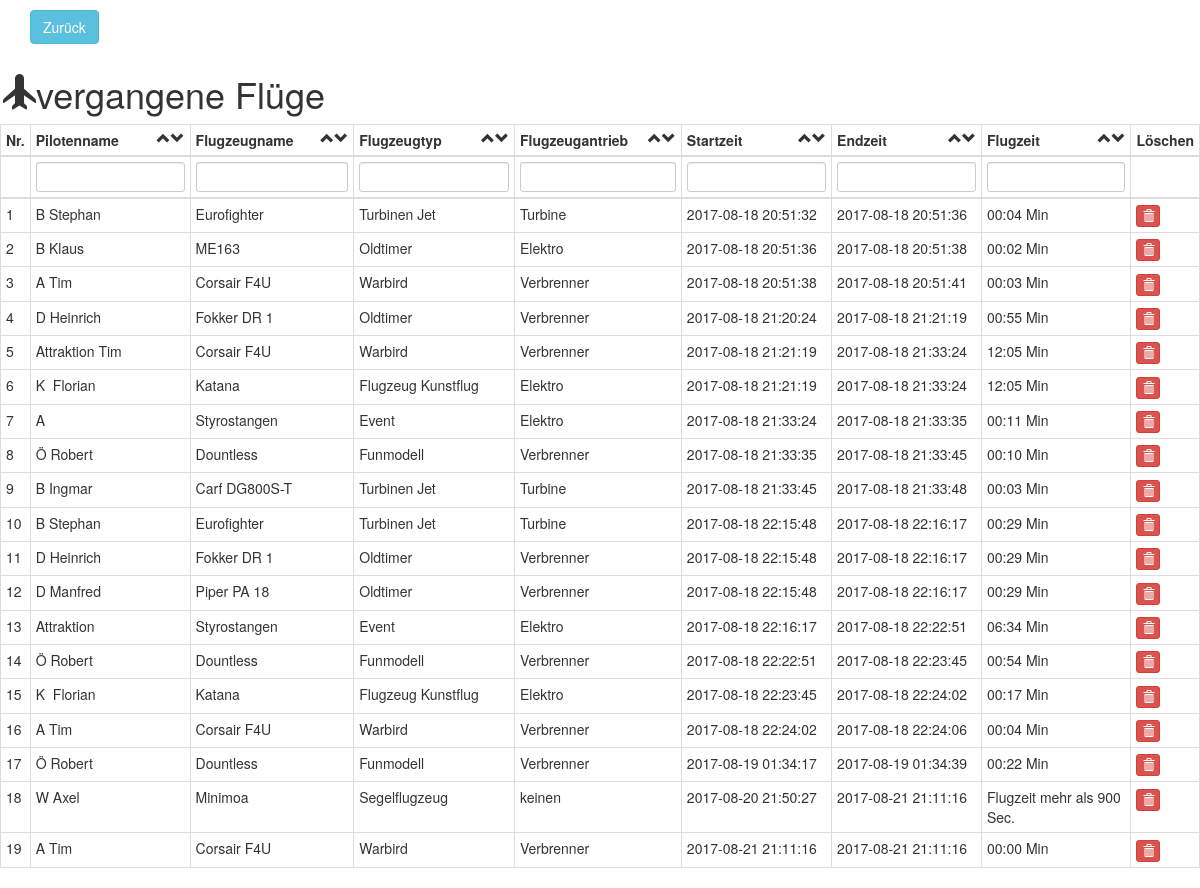
The app's page /admin/history.php with its own data.
### tables this page shows
CREATE TABLE `history` (
  `history_id` int(11) NOT NULL,
  `history_piloten_id` int(100) NOT NULL,
  `history_name` varchar(100) NOT NULL,
  `history_vorname` varchar(100) NOT NULL,
  `history_name_f` text NOT NULL,
  `history_name_ft` text NOT NULL,
  `history_name_fa` text NOT NULL,
  `history_starttime` datetime NOT NULL,
  `history_stoptime` datetime NOT NULL
);

### admin/config_file.php (called while the page is built)
<?php
	$sql_config = 'SELECT * FROM einstellungen ORDER BY name_s asc;';
	foreach ($pdo->query($sql_config) as $row) {
		$einstellung[$row['name_s']] = $row['value_s'];
	}
?>

### admin/history.php (the view, shortened to what this page needs)
<?php
	$pdo = Database::connect();
	$pdo->setAttribute(PDO::ATTR_ERRMODE, PDO::ERRMODE_EXCEPTION);
	require 'config_file.php';
?>
<!DOCTYPE html>
<html lang="en">
<head>
    <link   href="../css/bootstrap.min.css" rel="stylesheet">
</head>
<body>
    <div class="container">
<p><a href="index.php" class="btn btn-info">Zurück</a></p>
  <div class="row">
  <div class="col-sm-14">
    <div class="row">
      <div class="col-xs-14">
        		<h1><span class="glyphicon glyphicon-plane"></span>vergangene Flüge</h1>
				<table class="js-dynamitable     table table-bordered table-condensed">
		              <thead>
		                <tr>
                          <th>Nr.</th>
                          <th>Pilotenname  <span class="js-sorter-desc     glyphicon glyphicon-chevron-down pull-right"></span> <span class="js-sorter-asc     glyphicon glyphicon-chevron-up pull-right"></span> </th>
                          <th>Flugzeugname  <span class="js-sorter-desc     glyphicon glyphicon-chevron-down pull-right"></span> <span class="js-sorter-asc     glyphicon glyphicon-chevron-up pull-right"></span> </th>
                          <th>Flugzeugtyp  <span class="js-sorter-desc     glyphicon glyphicon-chevron-down pull-right"></span> <span class="js-sorter-asc     glyphicon glyphicon-chevron-up pull-right"></span> </th>
                          <th>Flugzeugantrieb  <span class="js-sorter-desc     glyphicon glyphicon-chevron-down pull-right"></span> <span class="js-sorter-asc     glyphicon glyphicon-chevron-up pull-right"></span> </th>
                          <th>Startzeit  <span class="js-sorter-desc     glyphicon glyphicon-chevron-down pull-right"></span> <span class="js-sorter-asc     glyphicon glyphicon-chevron-up pull-right"></span> </th>
                          <th>Endzeit  <span class="js-sorter-desc     glyphicon glyphicon-chevron-down pull-right"></span> <span class="js-sorter-asc     glyphicon glyphicon-chevron-up pull-right"></span> </th>
                          <th>Flugzeit  <span class="js-sorter-desc     glyphicon glyphicon-chevron-down pull-right"></span> <span class="js-sorter-asc     glyphicon glyphicon-chevron-up pull-right"></span> </th>
                          <th>Löschen</th>
		                </tr>
                         <tr>
                         	<th></th>
                        	<th><input class="js-filter  form-control input-sm" type="text" value=""></th>
                            <th><input class="js-filter  form-control input-sm" type="text" value=""></th>
                            <th><input class="js-filter  form-control input-sm" type="text" value=""></th>
                            <th><input class="js-filter  form-control input-sm" type="text" value=""></th>
                            <th><input class="js-filter  form-control input-sm" type="text" value=""></th>
                        	<th><input class="js-filter  form-control input-sm" type="text" value=""></th>
                            <th><input class="js-filter  form-control input-sm" type="text" value=""></th>
                            <th></th>
        				</tr>
        			 </thead>
					 <tbody>
		              <?php
					   	$sql3 = 'SELECT H.* FROM history As H ORDER BY H.history_starttime asc;';
						$counter=0;
	 				   foreach ($pdo->query($sql3) as $row) {
								$counter++;
								$table_class="";
						   		echo '<tr class="' . $table_class . '">';
								echo '<td>'.$counter . '</td>';
								echo '<td>'. $row['history_name'] . '&nbsp;'. $row['history_vorname'] . '</td>';
								echo '<td>'. $row['history_name_f'] . ' </td>';
								echo '<td>'. $row['history_name_ft'] . ' </td>';
								echo '<td>'. $row['history_name_fa'] . ' </td>';
								echo '<td>'. $row['history_starttime'] . ' </td>';
								echo '<td>'. $row['history_stoptime'] . '</td>';
								$flighttime=(strtotime($row['history_stoptime']) - strtotime($row['history_starttime'])) ;
								if($flighttime < $einstellung['global_max_flight_time']){
								echo '<td>'. date("i:s",$flighttime+strtotime("1970/1/1")) . ' Min</td>';
								} else {
								echo '<td>Flugzeit mehr als '. $einstellung['global_max_flight_time'] . ' Sec.</td>';
								}
								echo '<td width=1 >';
								echo '<form class="form-horizontal" action="history.php" method="post">';
					  			echo '<div class="form-actions">';
						 		echo '<button type="submit" class="btn btn-danger btn-xs"><span class="glyphicon glyphicon-trash" aria-hidden="true"></span></button>';
								echo '</div>';
								echo '</form>';
							   	echo '</td>';
							   	echo '</tr>';
					   }
					  ?>
				      </tbody>
	            </table>
      </div>
      </div>
  </body>
</html>

### records on screen
history: history_name "B", history_vorname "Stephan", history_name_f "Eurofighter", history_name_ft "Turbinen Jet", history_name_fa "Turbine", history_starttime "2017-08-18 20:51:32", history_stoptime "2017-08-18 20:51:36"
history: history_name "B", history_vorname "Klaus", history_name_f "ME163", history_name_ft "Oldtimer", history_name_fa "Elektro", history_starttime "2017-08-18 20:51:36", history_stoptime "2017-08-18 20:51:38"
history: history_name "A", history_vorname "Tim", history_name_f "Corsair F4U", history_name_ft "Warbird", history_name_fa "Verbrenner", history_starttime "2017-08-18 20:51:38", history_stoptime "2017-08-18 20:51:41"
history: history_name "D", history_vorname "Heinrich", history_name_f "Fokker DR 1", history_name_ft "Oldtimer", history_name_fa "Verbrenner", history_starttime "2017-08-18 21:20:24", history_stoptime "2017-08-18 21:21:19"
history: history_name "Attraktion", history_vorname "Tim", history_name_f "Corsair F4U", history_name_ft "Warbird", history_name_fa "Verbrenner", history_starttime "2017-08-18 21:21:19", history_stoptime "2017-08-18 21:33:24"
history: history_name "K", history_vorname "Florian", history_name_f "Katana", history_name_ft "Flugzeug Kunstflug", history_name_fa "Elektro", history_starttime "2017-08-18 21:21:19", history_stoptime "2017-08-18 21:33:24"
history: history_name "A", history_name_f "Styrostangen", history_name_ft "Event", history_name_fa "Elektro", history_starttime "2017-08-18 21:33:24", history_stoptime "2017-08-18 21:33:35"
history: history_name "Ö", history_vorname "Robert", history_name_f "Dountless", history_name_ft "Funmodell", history_name_fa "Verbrenner", history_starttime "2017-08-18 21:33:35", history_stoptime "2017-08-18 21:33:45"
history: history_name "B", history_vorname "Ingmar", history_name_f "Carf DG800S-T", history_name_ft "Turbinen Jet", history_name_fa "Turbine", history_starttime "2017-08-18 21:33:45", history_stoptime "2017-08-18 21:33:48"
history: history_name "B", history_vorname "Stephan", history_name_f "Eurofighter", history_name_ft "Turbinen Jet", history_name_fa "Turbine", history_starttime "2017-08-18 22:15:48", history_stoptime "2017-08-18 22:16:17"
history: history_name "D", history_vorname "Heinrich", history_name_f "Fokker DR 1", history_name_ft "Oldtimer", history_name_fa "Verbrenner", history_starttime "2017-08-18 22:15:48", history_stoptime "2017-08-18 22:16:17"
history: history_name "D", history_vorname "Manfred", history_name_f "Piper PA 18", history_name_ft "Oldtimer", history_name_fa "Verbrenner", history_starttime "2017-08-18 22:15:48", history_stoptime "2017-08-18 22:16:17"
history: history_name "Attraktion", history_name_f "Styrostangen", history_name_ft "Event", history_name_fa "Elektro", history_starttime "2017-08-18 22:16:17", history_stoptime "2017-08-18 22:22:51"
history: history_name "Ö", history_vorname "Robert", history_name_f "Dountless", history_name_ft "Funmodell", history_name_fa "Verbrenner", history_starttime "2017-08-18 22:22:51", history_stoptime "2017-08-18 22:23:45"
history: history_name "K", history_vorname "Florian", history_name_f "Katana", history_name_ft "Flugzeug Kunstflug", history_name_fa "Elektro", history_starttime "2017-08-18 22:23:45", history_stoptime "2017-08-18 22:24:02"
history: history_name "A", history_vorname "Tim", history_name_f "Corsair F4U", history_name_ft "Warbird", history_name_fa "Verbrenner", history_starttime "2017-08-18 22:24:02", history_stoptime "2017-08-18 22:24:06"
history: history_name "Ö", history_vorname "Robert", history_name_f "Dountless", history_name_ft "Funmodell", history_name_fa "Verbrenner", history_starttime "2017-08-19 01:34:17", history_stoptime "2017-08-19 01:34:39"
history: history_name "W", history_vorname "Axel", history_name_f "Minimoa", history_name_ft "Segelflugzeug", history_name_fa "keinen", history_starttime "2017-08-20 21:50:27", history_stoptime "2017-08-21 21:11:16"
history: history_name "A", history_vorname "Tim", history_name_f "Corsair F4U", history_name_ft "Warbird", history_name_fa "Verbrenner", history_starttime "2017-08-21 21:11:16", history_stoptime "2017-08-21 21:11:16"
